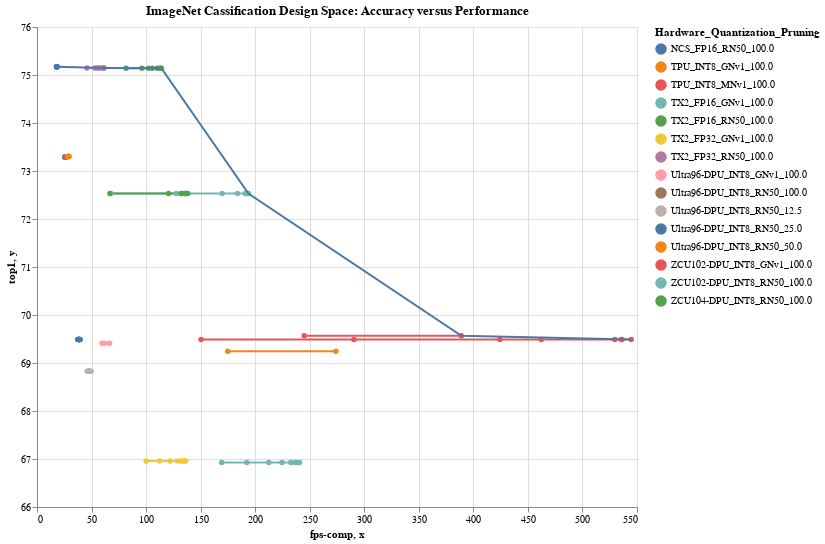

Notebook code cell kept with this figure:
### Markdown cell above
The following pareto graph presents the accuracy versus performance in fps for all the Hardware Platforms across different Pruning and Quantization configurations. This provides insights into accuracy-based comparisons.

### Code cell
#hide_input
#%run scripts/altair_plots.py  #run the plot script if it wasn't previously run
pareto_graph(df= imagenet_df, 
             groupcol= 'hw_precision_net_prun', 
             xcol= 'fps-comp', 
             ycol= 'top1', 
             W= W, 
             H= H, 
             title= "ImageNet Cassification Design Space: Accuracy versus Performance")
